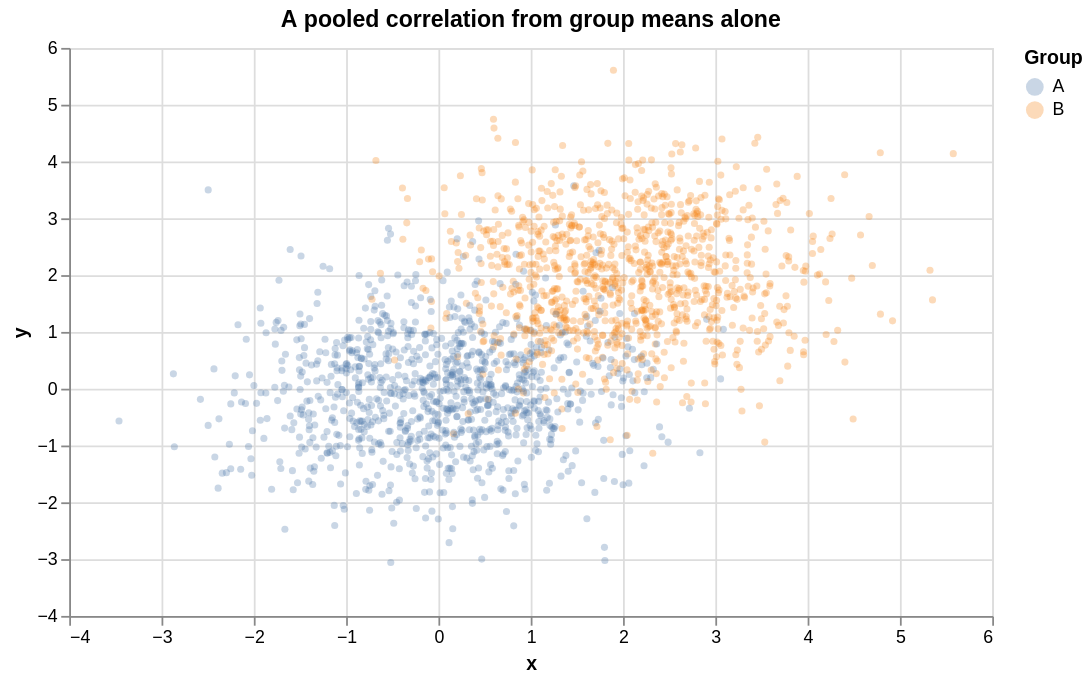

The notebook cell this image was saved under:
### Code cell
(alt.Chart(guard).mark_circle(size=16, opacity=0.3)
 .encode(x="x:Q", y="y:Q", color=alt.Color("g:N", title="Group"))
 .properties(title="A pooled correlation from group means alone", width=520, height=320))

### Figure 1 — Vega-Lite specification as saved in the notebook (floating-point values rounded to 4 significant figures; data arrays with more than 128 entries replaced by an {"elided": "..."} marker saying what was removed)
{"config": {"view": {"continuousWidth": 300, "continuousHeight": 300}}, "data": {"name": "data-3486aae2b13097e32240e1d0a0e9a41e"}, "mark": {"type": "circle", "opacity": 0.3, "size": 16}, "encoding": {"color": {"field": "g", "title": "Group", "type": "nominal"}, "x": {"field": "x", "type": "quantitative"}, "y": {"field": "y", "type": "quantitative"}}, "height": 320, "title": "A pooled correlation from group means alone", "width": 520, "$schema": "https://vega.github.io/schema/vega-lite/v6.4.1.json", "datasets": {"data-3486aae2b13097e32240e1d0a0e9a41e": {"elided": "2000 records"}}}
